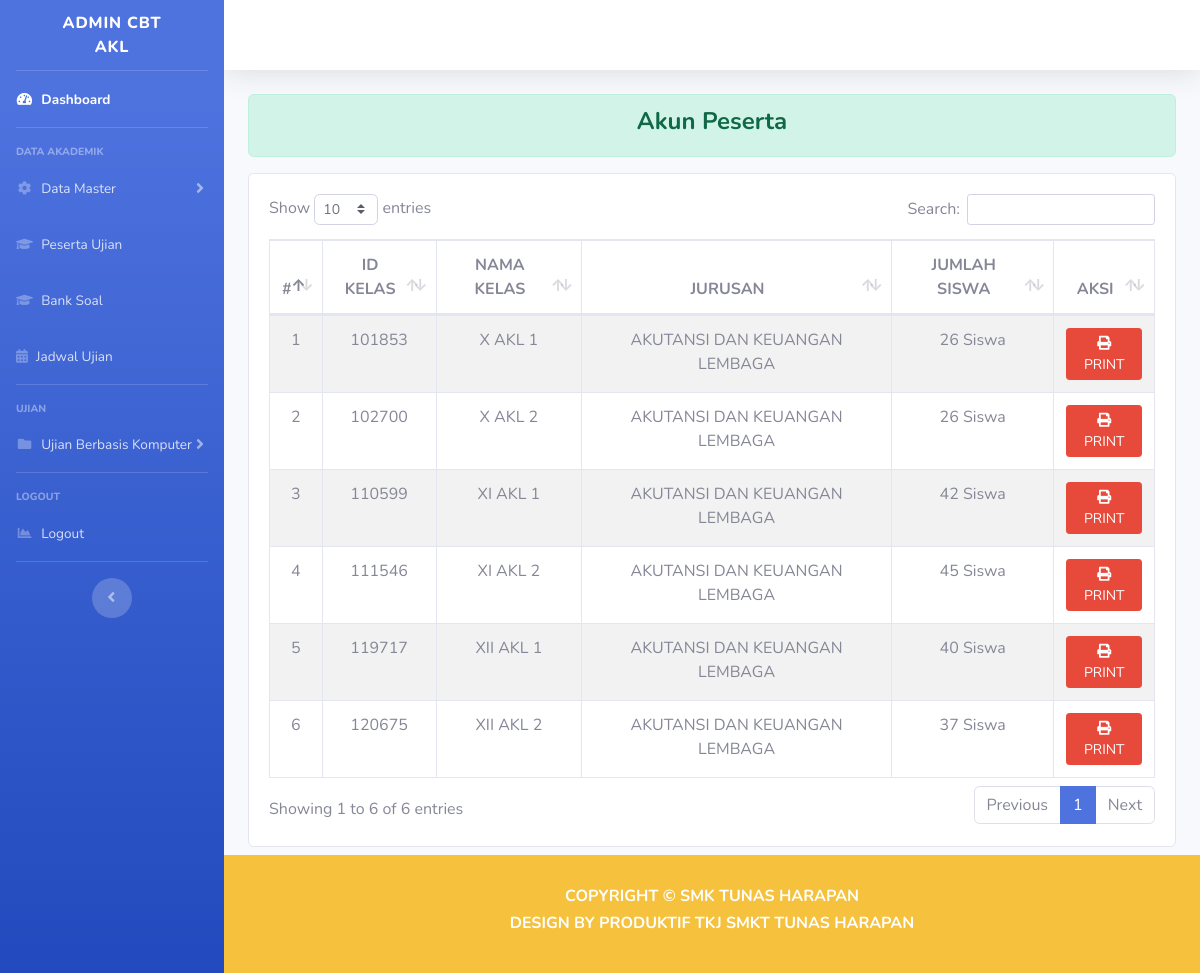
The app's page /index.php/dashboard_akl/akun_peserta, older data.
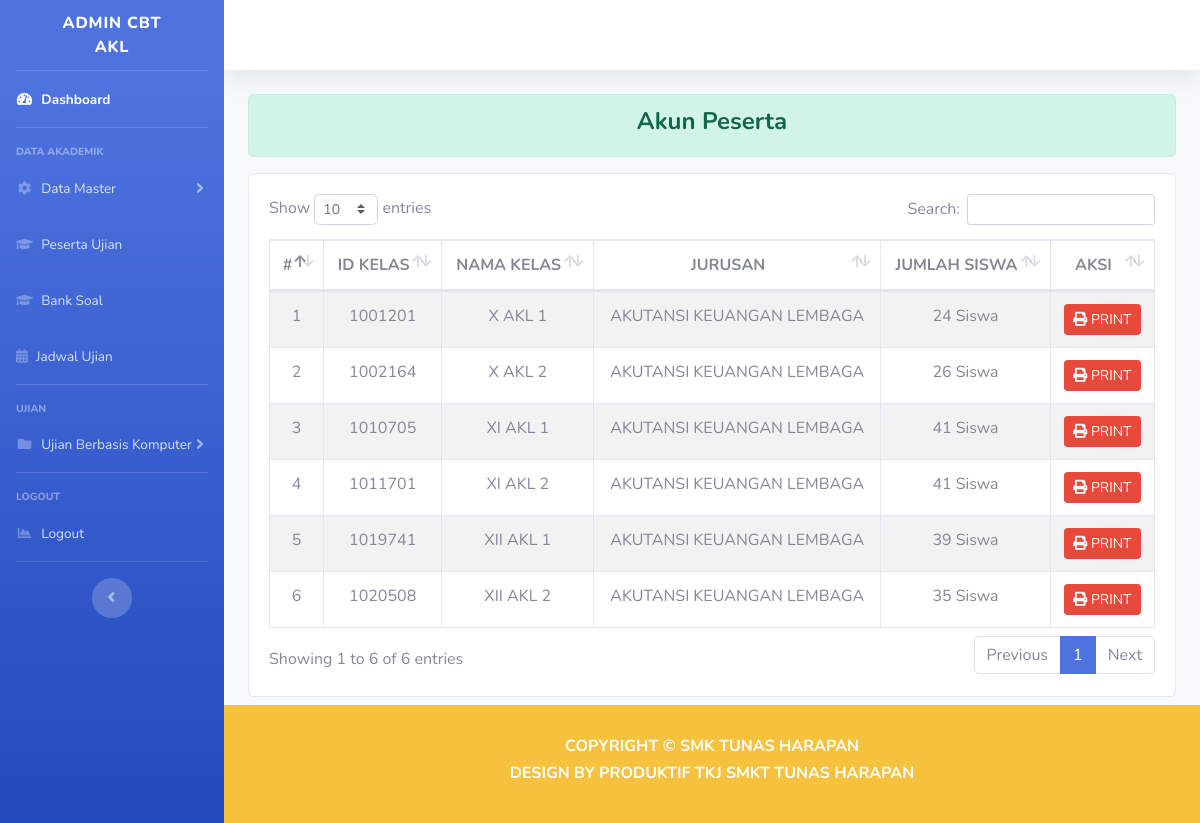
The same page, newer data.
### tables this page shows
CREATE TABLE `a_kelas` (
  `id` int(11) NOT NULL,
  `kode` varchar(8) NOT NULL,
  `kelas` varchar(128) NOT NULL
);

### application/controllers/Dashboard_akl.php (called while the page is built, shortened)
<?php
class Dashboard_akl extends CI_Controller
{
    function __construct()
    {
        $this->load->model('Model_jurusan');
    }
    public function akun_peserta()
    {
        $isi['akun_peserta'] = $this->Model_siswa->dataAkunPesertaAKL();
        $isi['content'] = 'AKL/Ujian/tampilan_akun_peserta';
        $this->load->view('AKL/templates/header');
        $this->load->view('AKL/tampilan_dashboard', $isi);
        $this->load->view('AKL/templates/footer');
    }
}

### index.php (called while the page is built, shortened)
<?php
require_once BASEPATH.'core/CodeIgniter.php';

### application/models/Model_siswa.php (called while the page is built, shortened)
<?php
class Model_siswa extends CI_Model
{
    public function dataAkunPesertaAKL()
    {
        $sql = "SELECT a_kelas.id,a_kelas.kelas,a_jurusan.jurusan,COUNT(a_siswa.nama_siswa) AS jumlah_siswa FROM `a_siswa`
                INNER JOIN a_kelas
                ON a_siswa.kelas=a_kelas.id
                INNER JOIN a_jurusan
                ON a_kelas.kode=a_jurusan.kode
                WHERE a_kelas.kode='AKL'
                GROUP BY a_kelas.kelas;";
        $query = $this->db->query($sql);
        return $query->result_array();
    }
}

### application/views/AKL/Ujian/tampilan_akun_peserta.php (the view)
<div class="alert alert-success" role="alert">
    <h4 class="text-center font-weight-bold">Akun Peserta</h4>
</div>
<div class="row mb-2 mt-2">
    <div class="col-md">
        <div class="card">
            <div class="card-body">
                <div class="table-responsive">
                    <table class="table table-striped table-bordered" id="dataTable" width="100%" cellspacing="0">
                        <thead class="text-center text-uppercase">
                            <tr>
                                <th>#</th>
                                <th>ID Kelas</th>
                                <th>Nama Kelas</th>
                                <th>Jurusan</th>
                                <th>Jumlah Siswa</th>
                                <th>Aksi</th>
                            </tr>
                        </thead>
                        <tbody class="text-center">
                            <tr>
                                <?php
                                   $no = 1;
                                   foreach ($akun_peserta as $row) {
                                   ?>
                                    <td><?php echo $no++; ?></td>
                                    <td><?= $row['id']; ?></td>
                                    <td><?= $row['kelas']; ?></td>
                                    <td><?= $row['jurusan']; ?></td>
                                    <td><?= $row['jumlah_siswa']; ?> Siswa</td>
                                    <td class="text-center text-weight font-weight-bold"><a class="btn btn-danger btn-sm" href="<?= base_url() ?>Dashboard/print_akun_peserta/<?= $row['id'] ?>"> <i class="fas fa-print"></i> PRINT</a></td>
                            </tr>
                        <?php } ?>
                        </tbody>
                    </table>
                </div>
            </div>
        </div>
    </div>
</div>

Row changes from the older to the newer data that the page shows:
removed a_kelas: id "101853", kelas "X AKL 1", jurusan "AKUTANSI DAN KEUANGAN LEMBAGA", jumlah_siswa "26"
removed a_kelas: id "102700", kelas "X AKL 2", jurusan "AKUTANSI DAN KEUANGAN LEMBAGA", jumlah_siswa "26"
removed a_kelas: id "110599", kelas "XI AKL 1", jurusan "AKUTANSI DAN KEUANGAN LEMBAGA", jumlah_siswa "42"
removed a_kelas: id "111546", kelas "XI AKL 2", jurusan "AKUTANSI DAN KEUANGAN LEMBAGA", jumlah_siswa "45"
removed a_kelas: id "119717", kelas "XII AKL 1", jurusan "AKUTANSI DAN KEUANGAN LEMBAGA", jumlah_siswa "40"
removed a_kelas: id "120675", kelas "XII AKL 2", jurusan "AKUTANSI DAN KEUANGAN LEMBAGA", jumlah_siswa "37"
added a_kelas: id "1001201", kelas "X AKL 1", jurusan "AKUTANSI KEUANGAN LEMBAGA", jumlah_siswa "24"
added a_kelas: id "1002164", kelas "X AKL 2", jurusan "AKUTANSI KEUANGAN LEMBAGA", jumlah_siswa "26"
added a_kelas: id "1010705", kelas "XI AKL 1", jurusan "AKUTANSI KEUANGAN LEMBAGA", jumlah_siswa "41"
added a_kelas: id "1011701", kelas "XI AKL 2", jurusan "AKUTANSI KEUANGAN LEMBAGA", jumlah_siswa "41"
added a_kelas: id "1019741", kelas "XII AKL 1", jurusan "AKUTANSI KEUANGAN LEMBAGA", jumlah_siswa "39"
added a_kelas: id "1020508", kelas "XII AKL 2", jurusan "AKUTANSI KEUANGAN LEMBAGA", jumlah_siswa "35"
